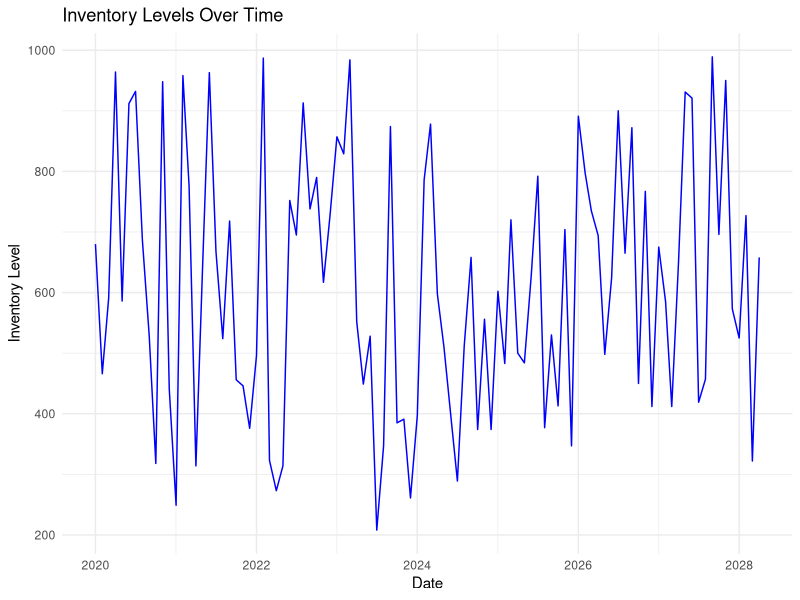
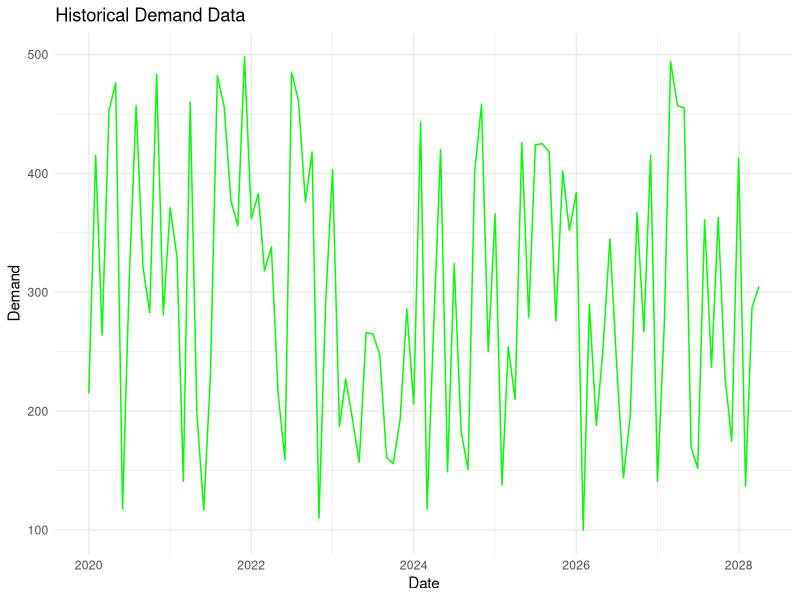
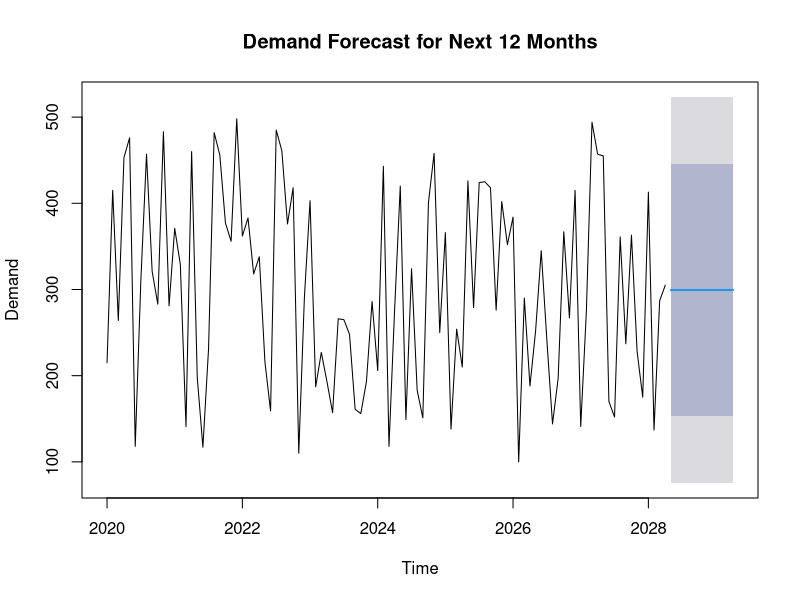
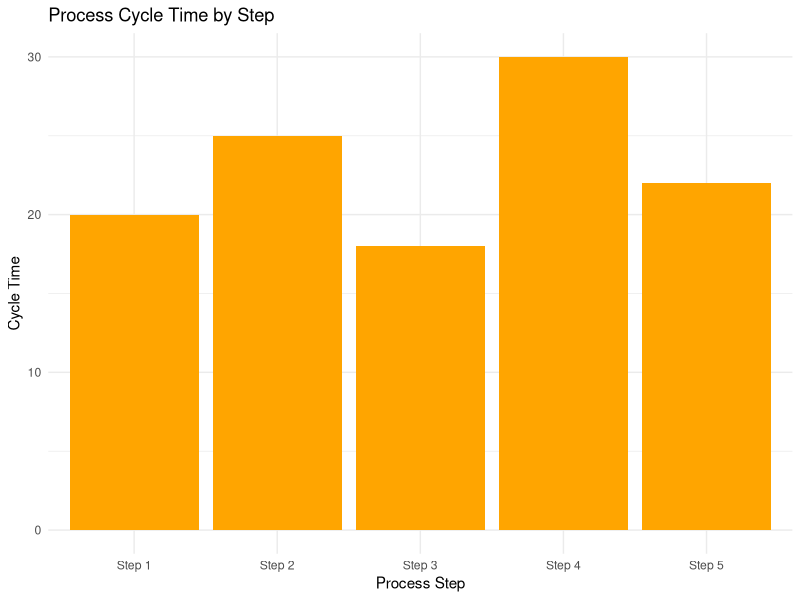

Here is the R script that generated these plots, in order:
## Chapter 15

# Install and load necessary libraries
install.packages("tidyverse")
install.packages("lpSolve")
install.packages("forecast")

library(tidyverse)
library(lpSolve)
library(forecast)

# Load the supply chain data
supply_chain_data <- read.csv("data/supply_chain_data.csv") %>%
  mutate(Date = as.Date(Date, origin = "1899-12-30"))

# View the first few rows of the dataset
head(supply_chain_data)

# Summarize the supply chain data
summary(supply_chain_data)

# Plot inventory levels over time
ggplot(supply_chain_data, aes(x = Date, y = Inventory_Level)) +
  geom_line(color = "blue") +
  labs(title = "Inventory Levels Over Time", x = "Date", y = "Inventory Level") +
  theme_minimal()

# Plot historical demand data
ggplot(supply_chain_data, aes(x = Date, y = Demand)) +
  geom_line(color = "green") +
  labs(title = "Historical Demand Data", x = "Date", y = "Demand") +
  theme_minimal()

# Fit a time series model for demand forecasting
demand_ts <- ts(supply_chain_data$Demand, start = c(2020, 1), frequency = 12)
demand_forecast <- forecast::auto.arima(demand_ts)

# Plot the demand forecast
plot(forecast(demand_forecast, h = 12), main = "Demand Forecast for Next 12 Months", ylab = "Demand", xlab = "Time")

# Define the costs and constraints for the optimization problem
costs <- supply_chain_data$Cost
constraints <- matrix(c(1, 1, 1, 1, 1, 1), nrow = 1)
rhs <- 1000  # Example constraint, such as a budget limit
direction <- "<="

# Solve the linear programming problem
lp_solution <- lp("min", costs, constraints, direction, rhs)

# View the solution
lp_solution


# Extract the optimized inventory levels
optimized_inventory <- lp_solution$solution

# Add the optimized inventory levels to the data
supply_chain_data$Optimized_Inventory <- optimized_inventory



# Load the process data
process_data <- read.csv("data/process_data.csv")

# View the first few rows of the dataset
head(process_data)


# Summarize the process data
summary(process_data)

# Plot process cycle time
ggplot(process_data, aes(x = Process_Step, y = Cycle_Time)) +
  geom_bar(stat = "identity", fill = "orange") +
  labs(title = "Process Cycle Time by Step", x = "Process Step", y = "Cycle Time") +
  theme_minimal()

# Identify the process steps with the highest cycle time
bottlenecks <- process_data %>%
  arrange(desc(Cycle_Time)) %>%
  head(3)

print(bottlenecks)

# Suggest improvements for the identified bottlenecks
improvements <- data.frame(
  Process_Step = bottlenecks$Process_Step,
  Suggested_Improvement = c("Automate step", "Reduce handoffs", "Improve training")
)

print(improvements)








# View the updated data
head(supply_chain_data)
